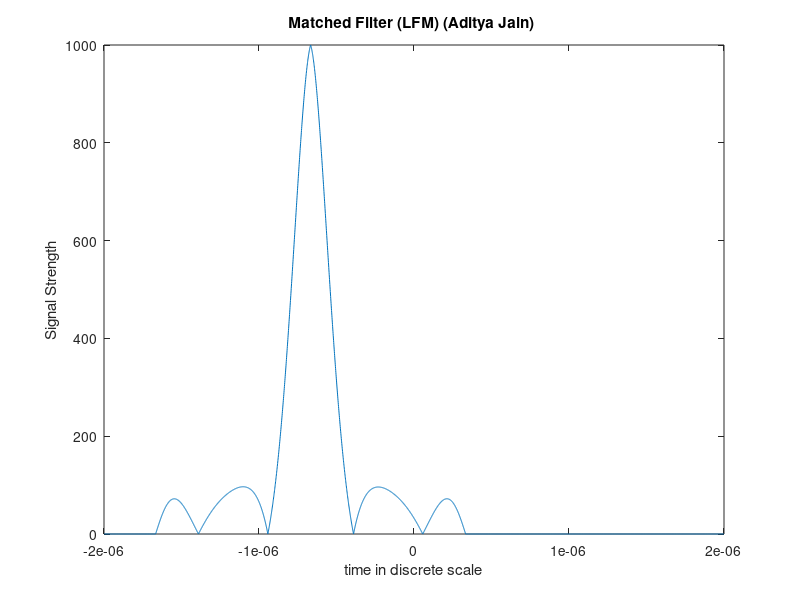

MATLAB code to generate this figure:
%%% Author: Aditya Jain %%%%%%%%%%%%%%%%%
%%% Topic: Linear Frequency Modulated (LFM) Signal, Up-chirp %%%
%%% Date: 22nd February, 2018 %%%%%%%%%%

clc
clear 
close all

%% Variable Declaration

T = 1e-6;   % PRI
k = 5e+12;  % the constant k
N = 1000;   % total no of points on the axis
delt = T/N; % sampling time
xaxis = -(2*N-1)*delt:delt:(2*N-1)*delt;  % x-axis
c = 3e+8;   % speed of light
r = 100;    % distance from the target

%% Input Signal

Stx = zeros(1, 2*N);
% rect function multiplied with the exponential function
for n = 1:2*N   
    if n < N+1
        Stx(1,n) = exp(-1i*pi*k*(((n-1)*delt)^2));       
    end
end

%% Received Signal
timeShift = (2*r)/c;       % time shift in linear scale
timeShiftDis = round(timeShift/delt);  % time shift in discrete scale

Srx = zeros(1, 2*N);
for n = 1:2*N     % the time shift in rect function won't be affected because signal is always on
    if n>timeShiftDis && n<N+timeShiftDis+1
        Srx(1,n) = exp(-1i*pi*k*(((n-1)*delt - timeShift)^2));     
    end
end

%% Plotting

Soutcross = abs(xcorr(Stx,Srx));
figure
plot(xaxis, Soutcross)
xlabel('time in discrete scale')
ylabel('Signal Strength')
title('Matched Filter (LFM) (Aditya Jain) ')
